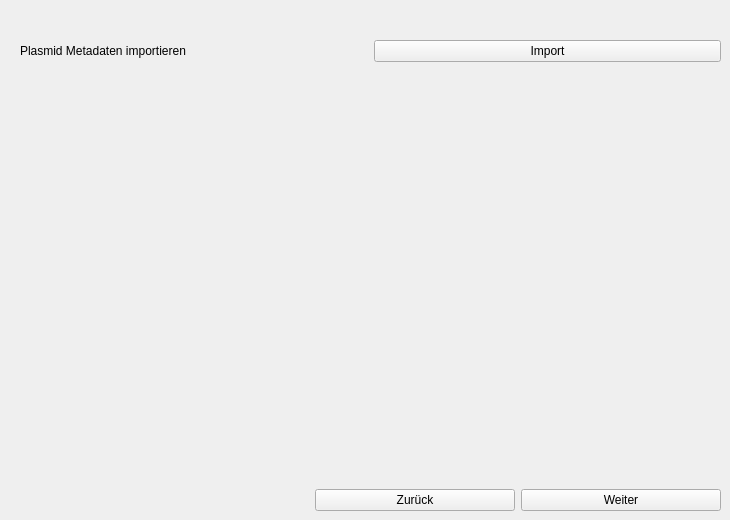
               <widget class="QWidget" name="vorbereitungPage2">
                <property name="sizePolicy">
                 <sizepolicy hsizetype="Expanding" vsizetype="Expanding">
                  <horstretch>0</horstretch>
                  <verstretch>0</verstretch>
                 </sizepolicy>
                </property>
                <widget class="QWidget" name="layoutWidget">
                 <property name="geometry">
                  <rect>
                   <x>20</x>
                   <y>40</y>
                   <width>701</width>
                   <height>471</height>
                  </rect>
                 </property>
                 <layout class="QVBoxLayout" name="verticalLayout_2">
                  <item>
                   <layout class="QHBoxLayout" name="horizontalLayout_9">
                    <item>
                     <widget class="QLabel" name="label_15">
                      <property name="text">
                       <string>Plasmid Metadaten importieren</string>
                      </property>
                     </widget>
                    </item>
                    <item>
                     <widget class="QPushButton" name="importPlasmidMetadaten">
                      <property name="text">
                       <string>Import</string>
                      </property>
                     </widget>
                    </item>
                   </layout>
                  </item>
                  <item>
                   <spacer name="verticalSpacer">
                    <property name="orientation">
                     <enum>Qt::Vertical</enum>
                    </property>
                    <property name="sizeHint" stdset="0">
                     <size>
                      <width>20</width>
                      <height>40</height>
                     </size>
                    </property>
                   </spacer>
                  </item>
                  <item>
                   <layout class="QHBoxLayout" name="horizontalLayout_5">
                    <item>
                     <spacer name="horizontalSpacer_2">
                      <property name="orientation">
                       <enum>Qt::Horizontal</enum>
                      </property>
                      <property name="sizeHint" stdset="0">
                       <size>
                        <width>40</width>
                        <height>20</height>
                       </size>
                      </property>
                     </spacer>
                    </item>
                    <item>
                     <widget class="QPushButton" name="vorbereitungPrev">
                      <property name="minimumSize">
                       <size>
                        <width>200</width>
                        <height>0</height>
                       </size>
                      </property>
                      <property name="maximumSize">
                       <size>
                        <width>200</width>
                        <height>16777215</height>
                       </size>
                      </property>
                      <property name="text">
                       <string>Zurück</string>
                      </property>
                     </widget>
                    </item>
                    <item>
                     <widget class="QPushButton" name="vorbereitungWeiter_2">
                      <property name="minimumSize">
                       <size>
                        <width>200</width>
                        <height>0</height>
                       </size>
                      </property>
                      <property name="maximumSize">
                       <size>
                        <width>200</width>
                        <height>16777215</height>
                       </size>
                      </property>
                      <property name="text">
                       <string>Weiter</string>
                      </property>
                     </widget>
                    </item>
                   </layout>
                  </item>
                 </layout>
                </widget>
               </widget>
